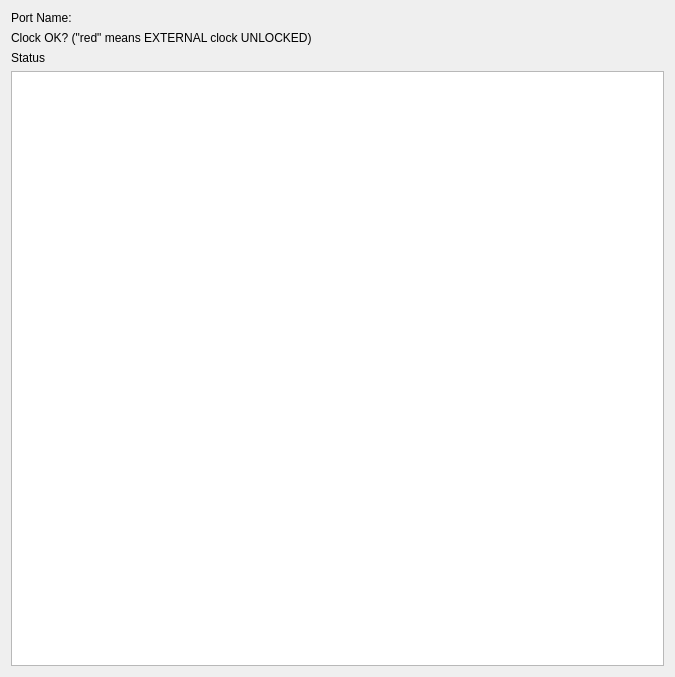
<?xml version="1.0" encoding="UTF-8"?>
<ui version="4.0">
 <class>GNovatech425AWidget</class>
 <widget class="QWidget" name="GNovatech425AWidget">
  <property name="geometry">
   <rect>
    <x>0</x>
    <y>0</y>
    <width>675</width>
    <height>677</height>
   </rect>
  </property>
  <property name="windowTitle">
   <string>GNovatech425AWidget</string>
  </property>
  <layout class="QVBoxLayout" name="pLay">
   <item>
    <layout class="QHBoxLayout" name="portNameLayout">
     <item>
      <layout class="QVBoxLayout" name="pLEDLayout"/>
     </item>
     <item>
      <widget class="QLabel" name="label_2">
       <property name="text">
        <string>Port Name:</string>
       </property>
      </widget>
     </item>
    </layout>
   </item>
   <item>
    <layout class="QHBoxLayout" name="clockStatusLayout">
     <item>
      <layout class="QVBoxLayout" name="pClockLEDLayout"/>
     </item>
     <item>
      <widget class="QLabel" name="label_3">
       <property name="text">
        <string>Clock OK? (&quot;red&quot; means EXTERNAL clock UNLOCKED)</string>
       </property>
      </widget>
     </item>
    </layout>
   </item>
   <item>
    <widget class="QLabel" name="label">
     <property name="text">
      <string>Status</string>
     </property>
    </widget>
   </item>
   <item>
    <widget class="QPlainTextEdit" name="pStatusEdit"/>
   </item>
  </layout>
 </widget>
 <layoutdefault spacing="6" margin="11"/>
 <resources/>
 <connections/>
</ui>
